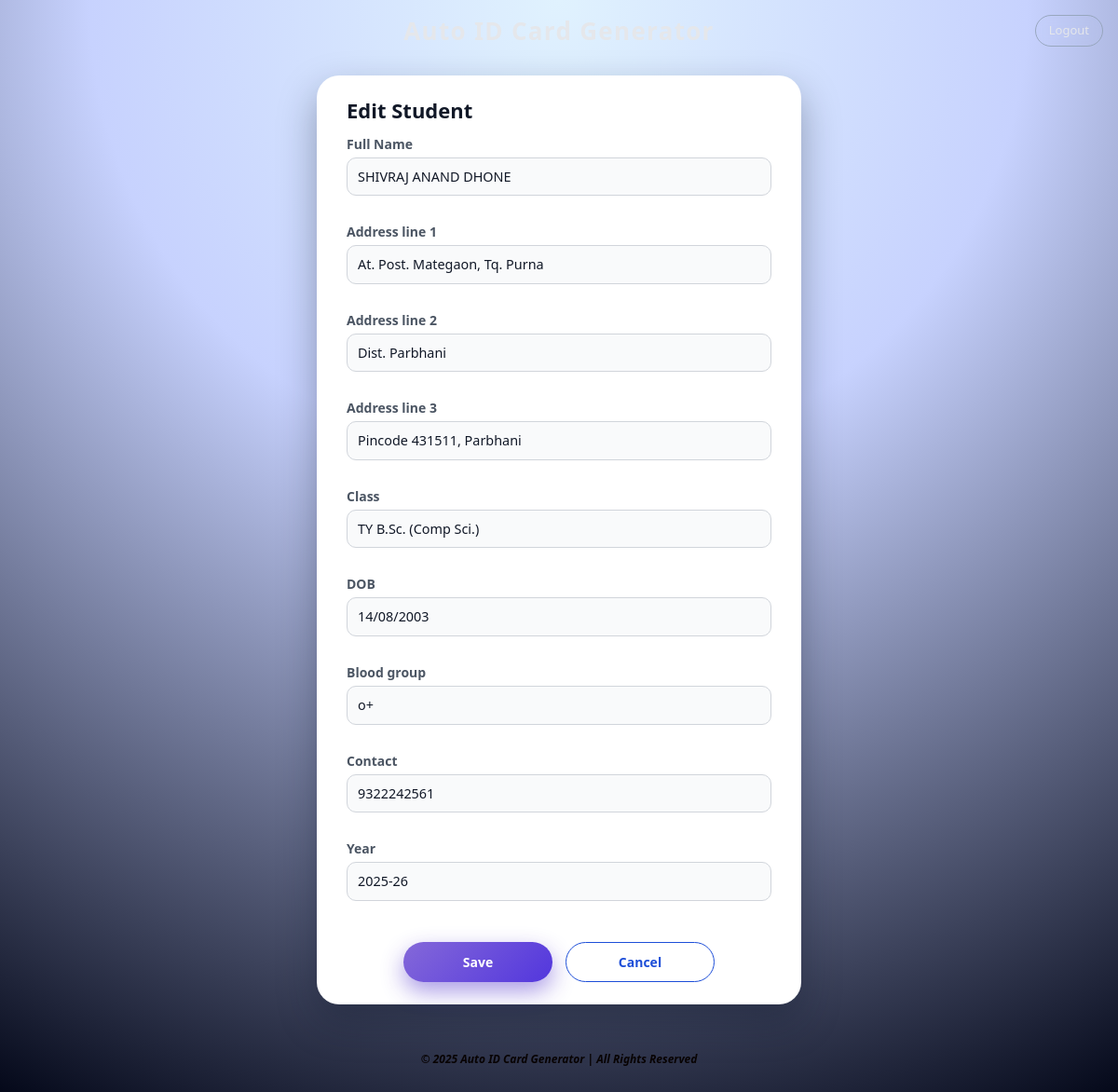
/students/3/edit (signed in), run on the app's committed database.
### database.py (models this page shows)
class Student(db.Model):
    __tablename__ = "students"
    id = db.Column(db.Integer, primary_key=True)
    student_code = db.Column(db.String(50), unique=True, nullable=False)  # roll / id
    full_name = db.Column(db.String(150), nullable=False)
    class_name = db.Column(db.String(80))
    year_text = db.Column(db.String(30))
    dob = db.Column(db.String(20))
    contact_no = db.Column(db.String(20))
    blood_group = db.Column(db.String(5))
    address_line1 = db.Column(db.String(200))
    address_line2 = db.Column(db.String(200))
    address_line3 = db.Column(db.String(200))
    photo_path = db.Column(db.String(255))  # static/uploads/photos/...

### app.py (the view, shortened to what this page needs)
    @app.route("/students/<int:student_id>/edit", methods=["GET", "POST"])
    @login_required
    def edit_student(student_id):
        student = Student.query.get_or_404(student_id)
        return render_template("edit_student.html", student=student)

### app.py (called while the page is built)
def login_required(view_func):
    from functools import wraps
    @wraps(view_func)
    def wrapper(*args, **kwargs):
        if not session.get("is_admin"):
            return redirect(url_for("login"))
        return view_func(*args, **kwargs)
    return wrapper

### templates/edit_student.html
{% extends "base.html" %}
{% block content %}
<section class="panel panel-centered" style="max-width:520px;">
  <h2>Edit Student</h2>
  <form method="post" class="upload-form">
    <div class="field-group">
      <label>Full Name</label>
      <input type="text" name="full_name" value="{{ student.full_name }}" required>
    </div>
    <div class="field-group">
      <label>Address line 1</label>
      <input type="text" name="address_line1" value="{{ student.address_line1 }}" required>
    </div>
    <div class="field-group">
      <label>Address line 2</label>
      <input type="text" name="address_line2" value="{{ student.address_line2 }}">
    </div>
    <div class="field-group">
      <label>Address line 3</label>
      <input type="text" name="address_line3" value="{{ student.address_line3 }}">
    </div>
    <div class="field-group">
      <label>Class</label>
      <input type="text" name="class_name" value="{{ student.class_name }}" required>
    </div>
    <div class="field-group">
      <label>DOB</label>
      <input type="text" name="dob" value="{{ student.dob }}" required>
    </div>
    <div class="field-group">
      <label>Blood group</label>
      <input type="text" name="blood_group" value="{{ student.blood_group }}">
    </div>
    <div class="field-group">
      <label>Contact</label>
      <input type="text" name="contact_no" value="{{ student.contact_no }}" required>
    </div>
    <div class="field-group">
      <label>Year</label>
      <input type="text" name="year_text" value="{{ student.year_text }}" required>
    </div>
    <div class="button-row">
      <button type="submit" class="btn-primary">
        Save
      </button>
      <a href="{{ url_for('students_list') }}" class="btn-secondary">
        Cancel
      </a>
    </div>
  </form>
</section>
{% endblock %}

### static/css/styles.css (style rules this page uses)
*, *::before, *::after { box-sizing: border-box; margin: 0; padding: 0; }
html, body { height: 100%; }
body { margin: 0; font-family: system-ui, -apple-system, BlinkMacSystemFont, "Inter", "Poppins", "Roboto", "Segoe UI", sans-serif; background: radial-gradient(circle at top, #e0f2fe 0, #c7d2fe 38%, #020617 100%); color: #0f172a; -webkit-font-smoothing: antialiased; }
.panel, .panel-centered { background: #ffffff; color: #0f172a; border-radius: 24px; padding: 24px 32px; box-shadow: 0 18px 40px rgba(15, 23, 42, 0.35); max-width: 1100px; width: 100%; margin: 24px auto 40px; box-sizing: border-box; }
.panel-centered { text-align: left; }
.panel h2, .panel-centered h2 { margin: 0 0 12px; font-size: 22px; font-weight: 700; color: #111827; }
.field-group { text-align: left; display: flex; flex-direction: column; gap: 4px; margin-bottom: 12px; }
.field-group label { font-weight: 600; font-size: 14px; color: #4b5563; }
.field-group input, .field-group select, .field-group textarea { width: 100%; padding: 9px 11px; border-radius: 10px; border: 1px solid #d1d5db; font-size: 0.9rem; color: #111827; background: #f9fafb; transition: border-color 0.15s ease, box-shadow 0.15s ease, background-color 0.15s ease; }
.upload-form { display: flex; flex-direction: column; gap: 16px; }
.btn-primary, .btn-secondary { display: inline-flex; align-items: center; justify-content: center; padding: 10px 24px; border-radius: 999px; border: none; cursor: pointer; font-weight: 600; font-size: 14px; text-decoration: none; min-width: 160px; text-align: center; gap: 6px; transition: background 0.2s ease, color 0.2s ease, transform 0.1s ease, box-shadow 0.2s ease; box-sizing: border-box; }
.btn-primary { background: linear-gradient(135deg, #3a0dc29f, hsl(250, 71%, 54%)); color: #ffffff; box-shadow: 0 10px 24px rgba(67, 34, 199, 0.45); }
.btn-secondary { background: #ffffff; color: #1d4ed8; border: 1px solid #1d4ed8; }
.button-row { display: flex; justify-content: center; gap: 14px; margin-top: 16px; flex-wrap: wrap; }

### data on the page
Student: full_name "SHIVRAJ ANAND DHONE", address_line1 "At. Post. Mategaon, Tq. Purna", address_line2 "Dist. Parbhani", address_line3 "Pincode 431511, Parbhani", class_name "TY B.Sc. (Comp Sci.)", dob "14/08/2003", blood_group "o+", contact_no "9322242561", year_text "2025-26"
